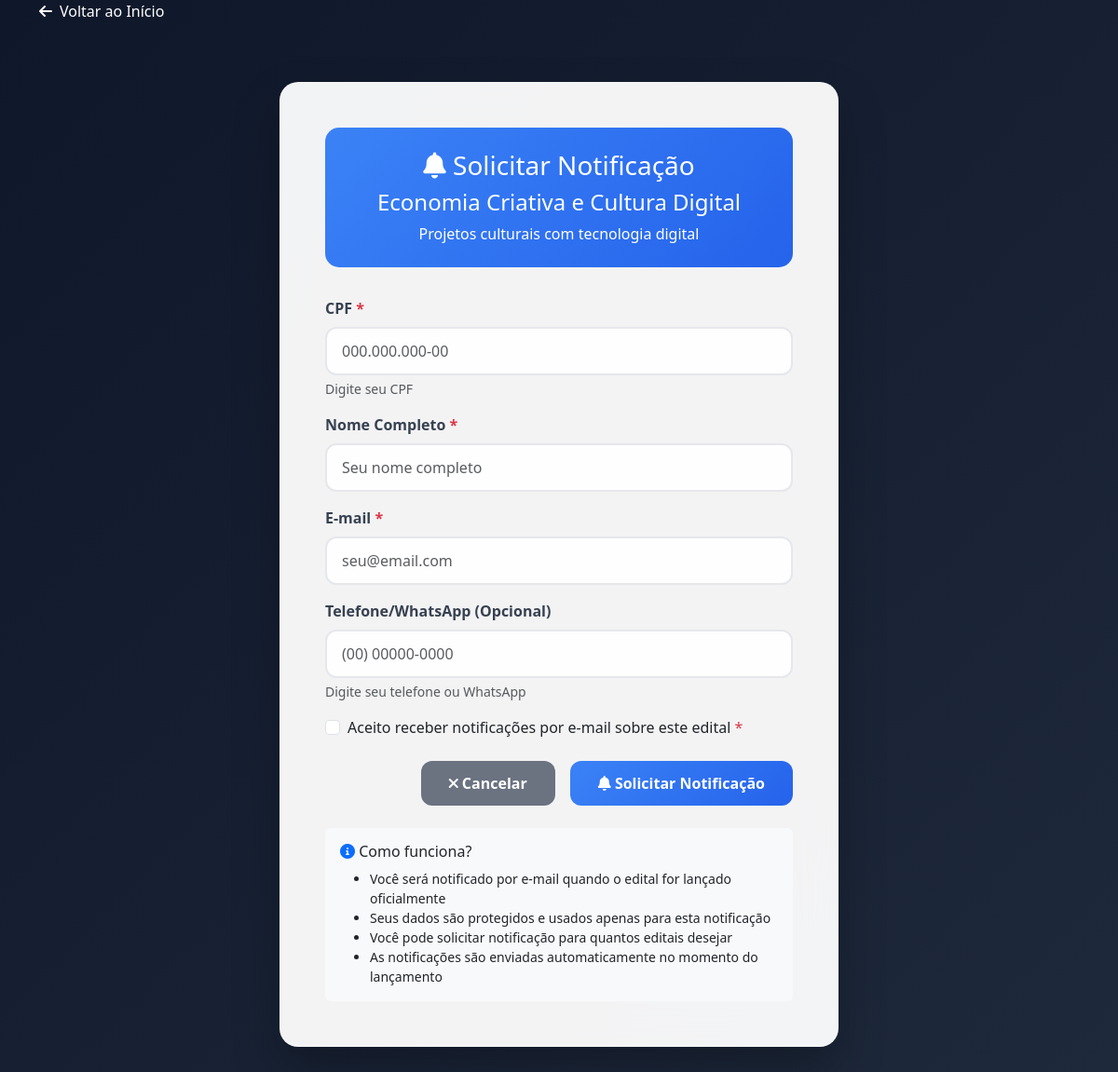
The page /editais/notificar/economia-criativa-e-cultura-digital/ on the database its author committed.
### editais/models.py (models this page shows, shortened)
class Edital(models.Model):
    STATUS_CHOICES = [
        ('rascunho', 'Rascunho'),
        ('em_breve', 'Em Breve'),
        ('aberto', 'Aberto'),
        ('encerrado', 'Encerrado'),
        ('suspenso', 'Suspenso'),
        ('cancelado', 'Cancelado'),
    ]
    MODALIDADE_CHOICES = [
        ('fomento', 'Fomento'),
        ('aceleracao', 'Aceleração'),
        ('premio', 'Prêmio'),
        ('chamada_publica', 'Chamada Pública'),
        ('outro', 'Outro'),
    ]
    titulo = models.CharField(
        max_length=200,
        verbose_name="Título do Edital",
        help_text="Ex: EDITAL SECTIDE 001/2025"
    )
    numero_edital = models.CharField(
        max_length=50,
        unique=True,
        verbose_name="Número do Edital",
        help_text="Ex: SECTIDE-001/2025"
    )
    slug = models.SlugField(
        max_length=200,
        unique=True,
        verbose_name="Slug",
        help_text="Gerado automaticamente a partir do título"
    )
    subtitulo = models.CharField(
        max_length=300,
        verbose_name="Subtítulo",
        help_text="Descrição breve do edital"
    )
    descricao_completa = models.TextField(
        verbose_name="Descrição Completa",
        help_text="Descrição detalhada do edital"
    )
    categoria = models.ForeignKey(
        CategoriaEdital,
        on_delete=models.CASCADE,
        verbose_name="Categoria"
    )
    areas_interesse = models.ManyToManyField(
        AreaInteresse,
        blank=True,
        verbose_name="Áreas de Interesse",
        help_text="Áreas temáticas do edital"
    )
    modalidade = models.CharField(
        max_length=20,
        choices=MODALIDADE_CHOICES,
        default='fomento',
        verbose_name="Modalidade"
    )
    status = models.CharField(
        max_length=20,
        choices=STATUS_CHOICES,
        default='rascunho',
        verbose_name="Status"
    )
    data_publicacao = models.DateTimeField(
        blank=True,
        null=True,
        verbose_name="Data de Publicação"
    )
    data_abertura = models.DateTimeField(
        blank=True,
        null=True,
        verbose_name="Data de Abertura",
        help_text="Quando as inscrições se iniciam"
    )
    data_encerramento = models.DateTimeField(
        verbose_name="Data de Encerramento",
        help_text="Quando as inscrições se encerram"
    )
    numero_desafios = models.PositiveIntegerField(
        blank=True,
        null=True,
        verbose_name="Número de Desafios",
        help_text="Quantidade de desafios ou vagas (se aplicável)"
    )
    valor_premio = models.DecimalField(
        max_digits=12,
        decimal_places=2,
        blank=True,
        null=True,
        verbose_name="Valor do Prêmio",
        help_text="Valor total em R$ (se aplicável)"
    )
    arquivo_edital = models.FileField(
        upload_to=edital_upload_path,
        blank=True,
        null=True,
        validators=[FileExtensionValidator(['pdf', 'doc', 'docx'])],
        verbose_name="Arquivo do Edital",
        help_text="Arquivo PDF ou DOC do edital completo"
    )
    link_inscricao = models.URLField(
        blank=True,
        verbose_name="Link de Inscrição",
        help_text="URL para inscrições (se externo)"
    )
    link_mais_informacoes = models.URLField(
        blank=True,
        verbose_name="Link Mais Informações",
        help_text="URL para mais informações"
    )
    destaque = models.BooleanField(
        default=False,
        verbose_name="Destacar",
        help_text="Destacar este edital na listagem"
    )
    cor_status = models.CharField(
        max_length=7,
        blank=True,
        verbose_name="Cor do Status",
        help_text="Cor personalizada para o status (opcional)"
    )
    data_criacao = models.DateTimeField(
        default=timezone.now,
        verbose_name="Data de Criação"
    )
    data_atualizacao = models.DateTimeField(
        auto_now=True,
        verbose_name="Última Atualização"
    )
    criado_por = models.ForeignKey(
        'auth.User',
        on_delete=models.SET_NULL,
        null=True,
        blank=True,
        verbose_name="Criado por"
    )
    visualizacoes = models.PositiveIntegerField(
        default=0,
        verbose_name="Visualizações"
    )
    class Meta:
        verbose_name = "Edital"
        verbose_name_plural = "Editais"
        ordering = ['-data_criacao', '-destaque']

### editais/views.py (the view)
# urls.py: path('notificar/<slug:edital_slug>/', views.solicitar_notificacao, name='solicitar_notificacao'),
@csrf_protect
@require_http_methods(["GET", "POST"])
def solicitar_notificacao(request, edital_slug):
    edital = get_object_or_404(Edital, slug=edital_slug)
    if edital.status not in ['em_breve', 'rascunho']:
        messages.error(request, 'Este edital não está disponível para notificações.')
        return redirect('core:index')
    if request.method == 'POST':
        form = NotificacaoEditalForm(request.POST)
        if form.is_valid():
            try:
                cpf = form.cleaned_data['cpf']
                if NotificacaoEdital.objects.filter(cpf=cpf, edital=edital).exists():
                    messages.warning(request, 'Você já solicitou notificação para este edital com este CPF.')
                    return redirect('core:index')
                notificacao = form.save(commit=False)
                notificacao.edital = edital
                notificacao.ip_endereco = obter_ip_usuario(request)
                notificacao.user_agent = request.META.get('HTTP_USER_AGENT', '')
                notificacao.save()
                messages.success(
                    request,
                    f'Notificação solicitada com sucesso! Você será avisado por e-mail quando o edital "{edital.titulo}" for lançado.'
                )
                return redirect('core:index')
            except Exception as e:
                messages.error(request, 'Erro ao processar sua solicitação. Tente novamente.')
        else:
            for field, errors in form.errors.items():
                for error in errors:
                    messages.error(request, error)
    else:
        form = NotificacaoEditalForm()
    context = {
        'edital': edital,
        'form': form,
    }
    return render(request, 'editais/solicitar_notificacao.html', context)

### editais/templates/editais/solicitar_notificacao.html (shortened to what this page needs)
<!DOCTYPE html>
<html lang="pt-BR">
<head>
    <link href="https://cdn.jsdelivr.net/npm/bootstrap@5.3.0/dist/css/bootstrap.min.css" rel="stylesheet">
    <link rel="stylesheet" href="https://cdnjs.cloudflare.com/ajax/libs/font-awesome/6.0.0/css/all.min.css">
</head>
<body>
    <div class="container">
        <a href="/" class="back-link">
            <i class="fas fa-arrow-left"></i>
            Voltar ao Início
        </a>
        <div class="form-container">
            <div class="edital-info">
                <h3><i class="fas fa-bell"></i> Solicitar Notificação</h3>
                <h4>{{ edital.titulo }}</h4>
                <p class="mb-0">{{ edital.subtitulo }}</p>
            </div>
            <form method="post" id="notificationForm">
                <div class="mb-3">
                    <label for="{{ form.cpf.id_for_label }}" class="form-label">
                        {{ form.cpf.label }}
                        <span class="text-danger">*</span>
                    </label>
                    {{ form.cpf }}
                    {% if form.cpf.help_text %}
                        <div class="form-text">{{ form.cpf.help_text }}</div>
                    {% endif %}
                </div>
                <div class="mb-3">
                    <label for="{{ form.nome_completo.id_for_label }}" class="form-label">
                        {{ form.nome_completo.label }}
                        <span class="text-danger">*</span>
                    </label>
                    {{ form.nome_completo }}
                </div>
                <div class="mb-3">
                    <label for="{{ form.email.id_for_label }}" class="form-label">
                        {{ form.email.label }}
                        <span class="text-danger">*</span>
                    </label>
                    {{ form.email }}
                </div>
                <div class="mb-3">
                    <label for="{{ form.telefone_whatsapp.id_for_label }}" class="form-label">
                        {{ form.telefone_whatsapp.label }}
                    </label>
                    {{ form.telefone_whatsapp }}
                    {% if form.telefone_whatsapp.help_text %}
                        <div class="form-text">{{ form.telefone_whatsapp.help_text }}</div>
                    {% endif %}
                </div>
                <div class="mb-4">
                    <div class="form-check">
                        {{ form.aceito_termos }}
                        <label class="form-check-label" for="{{ form.aceito_termos.id_for_label }}">
                            {{ form.aceito_termos.label }}
                            <span class="text-danger">*</span>
                        </label>
                    </div>
                </div>
                <div class="d-grid gap-2 d-md-flex justify-content-md-end">
                    <a href="/" class="btn btn-secondary me-md-2">
                        <i class="fas fa-times"></i>
                        Cancelar
                    </a>
                    <button type="submit" class="btn btn-primary">
                        <i class="fas fa-bell"></i>
                        Solicitar Notificação
                    </button>
                </div>
            </form>
            <div class="mt-4 p-3 bg-light rounded">
                <h6><i class="fas fa-info-circle text-primary"></i> Como funciona?</h6>
                <ul class="mb-0 small">
                    <li>Você será notificado por e-mail quando o edital for lançado oficialmente</li>
                    <li>Seus dados são protegidos e usados apenas para esta notificação</li>
                    <li>Você pode solicitar notificação para quantos editais desejar</li>
                    <li>As notificações são enviadas automaticamente no momento do lançamento</li>
                </ul>
            </div>
        </div>
    </div>
</body>
</html>

### editais/templates/editais/solicitar_notificacao.html (style rules this page uses)
body { background: linear-gradient(135deg, #0f172a 0%, #1e293b 100%); min-height: 100vh; font-family: 'Segoe UI', Tahoma, Geneva, Verdana, sans-serif; }
.form-container { background: rgba(255, 255, 255, 0.95); backdrop-filter: blur(20px); border-radius: 20px; box-shadow: 0 25px 50px rgba(0, 0, 0, 0.25); border: 1px solid rgba(255, 255, 255, 0.2); padding: 3rem; margin: 2rem auto; max-width: 600px; }
.edital-info { background: linear-gradient(135deg, #3b82f6, #2563eb); color: white; padding: 1.5rem; border-radius: 15px; margin-bottom: 2rem; text-align: center; }
.form-control { border: 2px solid #e5e7eb; border-radius: 12px; padding: 12px 16px; transition: all 0.3s ease; background: rgba(255, 255, 255, 0.9); }
.btn-primary { background: linear-gradient(135deg, #3b82f6, #2563eb); border: none; padding: 12px 30px; border-radius: 12px; font-weight: 600; transition: all 0.3s ease; }
.btn-secondary { background: #6b7280; border: none; padding: 12px 30px; border-radius: 12px; font-weight: 600; }
.form-label { font-weight: 600; color: #374151; margin-bottom: 8px; }
.back-link { color: white; text-decoration: none; margin-bottom: 2rem; display: inline-flex; align-items: center; gap: 8px; font-weight: 500; }

### rows shown on the page
Edital: titulo "Economia Criativa e Cultura Digital", subtitulo "Projetos culturais com tecnologia digital"
